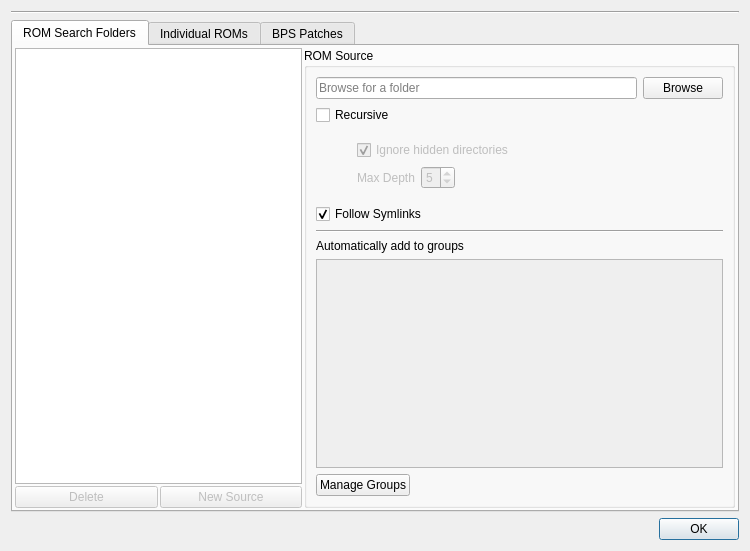
<?xml version="1.0" encoding="UTF-8"?>
<ui version="4.0">
 <class>RomSourceDialog</class>
 <widget class="QDialog" name="RomSourceDialog">
  <property name="geometry">
   <rect>
    <x>0</x>
    <y>0</y>
    <width>750</width>
    <height>551</height>
   </rect>
  </property>
  <property name="windowTitle">
   <string>Manage ROM Sources</string>
  </property>
  <layout class="QVBoxLayout" name="verticalLayout_4">
   <item>
    <widget class="Line" name="line">
     <property name="orientation">
      <enum>Qt::Horizontal</enum>
     </property>
    </widget>
   </item>
   <item>
    <widget class="QTabWidget" name="tabWidget">
     <property name="currentIndex">
      <number>0</number>
     </property>
     <widget class="QWidget" name="searchFoldersTab">
      <attribute name="title">
       <string>ROM Search Folders</string>
      </attribute>
      <layout class="QVBoxLayout" name="verticalLayout_6">
       <property name="spacing">
        <number>2</number>
       </property>
       <property name="leftMargin">
        <number>2</number>
       </property>
       <property name="topMargin">
        <number>2</number>
       </property>
       <property name="rightMargin">
        <number>2</number>
       </property>
       <property name="bottomMargin">
        <number>2</number>
       </property>
       <item>
        <layout class="QHBoxLayout" name="horizontalLayout_5" stretch="2,3">
         <item>
          <layout class="QVBoxLayout" name="verticalLayout_2" stretch="1,0">
           <item>
            <widget class="QListWidget" name="romSourceList">
             <property name="textElideMode">
              <enum>Qt::ElideLeft</enum>
             </property>
            </widget>
           </item>
           <item>
            <layout class="QHBoxLayout" name="horizontalLayout_3">
             <item>
              <widget class="QPushButton" name="deleteSourceButton">
               <property name="enabled">
                <bool>false</bool>
               </property>
               <property name="text">
                <string>Delete</string>
               </property>
               <property name="icon">
                <iconset theme="delete">
                 <normaloff>.</normaloff>.</iconset>
               </property>
              </widget>
             </item>
             <item>
              <widget class="QPushButton" name="addSourceButton">
               <property name="enabled">
                <bool>false</bool>
               </property>
               <property name="text">
                <string>New Source</string>
               </property>
               <property name="icon">
                <iconset theme="list-add">
                 <normaloff>.</normaloff>.</iconset>
               </property>
              </widget>
             </item>
            </layout>
           </item>
          </layout>
         </item>
         <item>
          <widget class="QGroupBox" name="groupBox">
           <property name="sizePolicy">
            <sizepolicy hsizetype="Preferred" vsizetype="MinimumExpanding">
             <horstretch>0</horstretch>
             <verstretch>0</verstretch>
            </sizepolicy>
           </property>
           <property name="title">
            <string>ROM Source</string>
           </property>
           <layout class="QVBoxLayout" name="verticalLayout_3">
            <item>
             <layout class="QHBoxLayout" name="horizontalLayout_4">
              <item>
               <widget class="QLineEdit" name="sourcePath">
                <property name="readOnly">
                 <bool>true</bool>
                </property>
                <property name="placeholderText">
                 <string>Browse for a folder</string>
                </property>
               </widget>
              </item>
              <item>
               <widget class="QPushButton" name="browseButton">
                <property name="text">
                 <string>Browse</string>
                </property>
                <property name="icon">
                 <iconset theme="document-open">
                  <normaloff>.</normaloff>.</iconset>
                </property>
               </widget>
              </item>
             </layout>
            </item>
            <item>
             <widget class="QCheckBox" name="recursiveCheckbox">
              <property name="toolTip">
               <string>Also scan all subfolders</string>
              </property>
              <property name="text">
               <string>Recursive</string>
              </property>
             </widget>
            </item>
            <item>
             <layout class="QHBoxLayout" name="horizontalLayout_2">
              <item>
               <spacer name="horizontalSpacer">
                <property name="orientation">
                 <enum>Qt::Horizontal</enum>
                </property>
                <property name="sizeType">
                 <enum>QSizePolicy::Fixed</enum>
                </property>
                <property name="sizeHint" stdset="0">
                 <size>
                  <width>32</width>
                  <height>20</height>
                 </size>
                </property>
               </spacer>
              </item>
              <item>
               <widget class="QFrame" name="recursiveSearchOptions">
                <property name="enabled">
                 <bool>false</bool>
                </property>
                <layout class="QVBoxLayout" name="verticalLayout">
                 <item>
                  <widget class="QCheckBox" name="ignoreHiddenCheckbox">
                   <property name="toolTip">
                    <string>Ignore directories that begin with a period character</string>
                   </property>
                   <property name="text">
                    <string>Ignore hidden directories</string>
                   </property>
                   <property name="checked">
                    <bool>true</bool>
                   </property>
                  </widget>
                 </item>
                 <item>
                  <layout class="QHBoxLayout" name="horizontalLayout">
                   <item>
                    <widget class="QLabel" name="label">
                     <property name="text">
                      <string>Max Depth</string>
                     </property>
                    </widget>
                   </item>
                   <item>
                    <widget class="QSpinBox" name="maxDepthSpinner">
                     <property name="minimum">
                      <number>2</number>
                     </property>
                     <property name="maximum">
                      <number>9</number>
                     </property>
                     <property name="value">
                      <number>5</number>
                     </property>
                    </widget>
                   </item>
                   <item>
                    <spacer name="horizontalSpacer_2">
                     <property name="orientation">
                      <enum>Qt::Horizontal</enum>
                     </property>
                     <property name="sizeHint" stdset="0">
                      <size>
                       <width>40</width>
                       <height>20</height>
                      </size>
                     </property>
                    </spacer>
                   </item>
                  </layout>
                 </item>
                </layout>
               </widget>
              </item>
              <item>
               <spacer name="horizontalSpacer_3">
                <property name="orientation">
                 <enum>Qt::Horizontal</enum>
                </property>
                <property name="sizeHint" stdset="0">
                 <size>
                  <width>40</width>
                  <height>20</height>
                 </size>
                </property>
               </spacer>
              </item>
             </layout>
            </item>
            <item>
             <widget class="QCheckBox" name="followSymlinksCheckbox">
              <property name="toolTip">
               <string>Follow symbolic links to folders and ROMs</string>
              </property>
              <property name="text">
               <string>Follow Symlinks</string>
              </property>
              <property name="checked">
               <bool>true</bool>
              </property>
             </widget>
            </item>
            <item>
             <widget class="Line" name="line_2">
              <property name="orientation">
               <enum>Qt::Horizontal</enum>
              </property>
             </widget>
            </item>
            <item>
             <widget class="QLabel" name="label_2">
              <property name="text">
               <string>Automatically add to groups</string>
              </property>
              <property name="buddy">
               <cstring>groupListContainer</cstring>
              </property>
             </widget>
            </item>
            <item>
             <widget class="QScrollArea" name="groupListContainer">
              <property name="horizontalScrollBarPolicy">
               <enum>Qt::ScrollBarAlwaysOff</enum>
              </property>
              <property name="widgetResizable">
               <bool>true</bool>
              </property>
              <widget class="QWidget" name="groupList">
               <property name="geometry">
                <rect>
                 <x>0</x>
                 <y>0</y>
                 <width>411</width>
                 <height>148</height>
                </rect>
               </property>
               <layout class="QVBoxLayout" name="verticalLayout_5"/>
              </widget>
             </widget>
            </item>
            <item>
             <layout class="QHBoxLayout" name="horizontalLayout_6">
              <item>
               <widget class="QPushButton" name="manageGroupsButton">
                <property name="text">
                 <string>Manage Groups</string>
                </property>
               </widget>
              </item>
              <item>
               <spacer name="horizontalSpacer_4">
                <property name="orientation">
                 <enum>Qt::Horizontal</enum>
                </property>
                <property name="sizeHint" stdset="0">
                 <size>
                  <width>40</width>
                  <height>20</height>
                 </size>
                </property>
               </spacer>
              </item>
             </layout>
            </item>
           </layout>
          </widget>
         </item>
        </layout>
       </item>
      </layout>
     </widget>
     <widget class="QWidget" name="individualRomsTab">
      <attribute name="title">
       <string>Individual ROMs</string>
      </attribute>
      <layout class="QVBoxLayout" name="verticalLayout_7">
       <property name="spacing">
        <number>2</number>
       </property>
       <property name="leftMargin">
        <number>2</number>
       </property>
       <property name="topMargin">
        <number>2</number>
       </property>
       <property name="rightMargin">
        <number>2</number>
       </property>
       <property name="bottomMargin">
        <number>2</number>
       </property>
       <item>
        <widget class="QListWidget" name="additionalRomsList"/>
       </item>
       <item>
        <layout class="QHBoxLayout" name="horizontalLayout_7" stretch="1,1">
         <item>
          <layout class="QHBoxLayout" name="horizontalLayout_8">
           <item>
            <widget class="QPushButton" name="forgetRomButton">
             <property name="enabled">
              <bool>false</bool>
             </property>
             <property name="text">
              <string>Forget Selected ROM</string>
             </property>
             <property name="icon">
              <iconset theme="delete">
               <normaloff>.</normaloff>.</iconset>
             </property>
            </widget>
           </item>
           <item>
            <widget class="QPushButton" name="addRomButton">
             <property name="text">
              <string>Add New ROM(s)</string>
             </property>
             <property name="icon">
              <iconset theme="list-add">
               <normaloff>.</normaloff>.</iconset>
             </property>
            </widget>
           </item>
          </layout>
         </item>
         <item>
          <spacer name="horizontalSpacer_5">
           <property name="orientation">
            <enum>Qt::Horizontal</enum>
           </property>
           <property name="sizeHint" stdset="0">
            <size>
             <width>40</width>
             <height>20</height>
            </size>
           </property>
          </spacer>
         </item>
        </layout>
       </item>
      </layout>
     </widget>
     <widget class="QWidget" name="bpsPatchTab">
      <attribute name="title">
       <string>BPS Patches</string>
      </attribute>
      <layout class="QHBoxLayout" name="horizontalLayout_12">
       <property name="leftMargin">
        <number>2</number>
       </property>
       <property name="topMargin">
        <number>2</number>
       </property>
       <property name="rightMargin">
        <number>2</number>
       </property>
       <property name="bottomMargin">
        <number>2</number>
       </property>
       <item>
        <widget class="QFrame" name="verticalFrame">
         <property name="minimumSize">
          <size>
           <width>500</width>
           <height>0</height>
          </size>
         </property>
         <layout class="QVBoxLayout" name="verticalLayout_9">
          <item>
           <layout class="QHBoxLayout" name="horizontalLayout_9">
            <item>
             <widget class="QLabel" name="label_3">
              <property name="text">
               <string>Patch File</string>
              </property>
             </widget>
            </item>
            <item>
             <widget class="QLineEdit" name="patchFilePath">
              <property name="readOnly">
               <bool>true</bool>
              </property>
             </widget>
            </item>
            <item>
             <widget class="QPushButton" name="patchFileBrowseButton">
              <property name="text">
               <string>Browse</string>
              </property>
              <property name="icon">
               <iconset theme="document-open">
                <normaloff>.</normaloff>.</iconset>
              </property>
             </widget>
            </item>
           </layout>
          </item>
          <item>
           <widget class="QGroupBox" name="groupBox_2">
            <property name="title">
             <string>Base ROM</string>
            </property>
            <layout class="QVBoxLayout" name="verticalLayout_8">
             <item>
              <widget class="QRadioButton" name="autoBaseRomRadio">
               <property name="text">
                <string>Automatic (Search Existing ROMs)</string>
               </property>
               <property name="checked">
                <bool>true</bool>
               </property>
               <attribute name="buttonGroup">
                <string notr="true">baseRomRadioGroup</string>
               </attribute>
              </widget>
             </item>
             <item>
              <widget class="QRadioButton" name="manualBaseRomRadio">
               <property name="text">
                <string>Provided ROM:</string>
               </property>
               <attribute name="buttonGroup">
                <string notr="true">baseRomRadioGroup</string>
               </attribute>
              </widget>
             </item>
             <item>
              <widget class="QFrame" name="baseRomGroup">
               <property name="enabled">
                <bool>false</bool>
               </property>
               <layout class="QHBoxLayout" name="horizontalLayout_10" stretch="0,1,0">
                <item>
                 <spacer name="horizontalSpacer_6">
                  <property name="orientation">
                   <enum>Qt::Horizontal</enum>
                  </property>
                  <property name="sizeType">
                   <enum>QSizePolicy::Fixed</enum>
                  </property>
                  <property name="sizeHint" stdset="0">
                   <size>
                    <width>32</width>
                    <height>1</height>
                   </size>
                  </property>
                 </spacer>
                </item>
                <item>
                 <widget class="QLineEdit" name="baseRomPath">
                  <property name="readOnly">
                   <bool>true</bool>
                  </property>
                 </widget>
                </item>
                <item>
                 <widget class="QPushButton" name="baseRomBrowseButton">
                  <property name="text">
                   <string>Browse</string>
                  </property>
                  <property name="icon">
                   <iconset theme="document-open">
                    <normaloff>.</normaloff>.</iconset>
                  </property>
                 </widget>
                </item>
               </layout>
              </widget>
             </item>
            </layout>
           </widget>
          </item>
          <item>
           <layout class="QHBoxLayout" name="horizontalLayout_11">
            <item>
             <widget class="QPushButton" name="applyPatchButton">
              <property name="minimumSize">
               <size>
                <width>150</width>
                <height>0</height>
               </size>
              </property>
              <property name="font">
               <font>
                <pointsize>16</pointsize>
               </font>
              </property>
              <property name="text">
               <string>Apply Patch</string>
              </property>
             </widget>
            </item>
            <item>
             <spacer name="horizontalSpacer_7">
              <property name="orientation">
               <enum>Qt::Horizontal</enum>
              </property>
              <property name="sizeHint" stdset="0">
               <size>
                <width>40</width>
                <height>20</height>
               </size>
              </property>
             </spacer>
            </item>
           </layout>
          </item>
          <item>
           <spacer name="verticalSpacer">
            <property name="orientation">
             <enum>Qt::Vertical</enum>
            </property>
            <property name="sizeHint" stdset="0">
             <size>
              <width>20</width>
              <height>40</height>
             </size>
            </property>
           </spacer>
          </item>
         </layout>
        </widget>
       </item>
       <item>
        <spacer name="horizontalSpacer_8">
         <property name="orientation">
          <enum>Qt::Horizontal</enum>
         </property>
         <property name="sizeHint" stdset="0">
          <size>
           <width>217</width>
           <height>20</height>
          </size>
         </property>
        </spacer>
       </item>
      </layout>
     </widget>
    </widget>
   </item>
   <item>
    <widget class="QDialogButtonBox" name="buttonBox">
     <property name="orientation">
      <enum>Qt::Horizontal</enum>
     </property>
     <property name="standardButtons">
      <set>QDialogButtonBox::Ok</set>
     </property>
    </widget>
   </item>
  </layout>
 </widget>
 <tabstops>
  <tabstop>tabWidget</tabstop>
  <tabstop>romSourceList</tabstop>
  <tabstop>deleteSourceButton</tabstop>
  <tabstop>addSourceButton</tabstop>
  <tabstop>sourcePath</tabstop>
  <tabstop>browseButton</tabstop>
  <tabstop>recursiveCheckbox</tabstop>
  <tabstop>ignoreHiddenCheckbox</tabstop>
  <tabstop>maxDepthSpinner</tabstop>
  <tabstop>followSymlinksCheckbox</tabstop>
  <tabstop>groupListContainer</tabstop>
  <tabstop>manageGroupsButton</tabstop>
  <tabstop>additionalRomsList</tabstop>
  <tabstop>forgetRomButton</tabstop>
  <tabstop>addRomButton</tabstop>
  <tabstop>patchFilePath</tabstop>
  <tabstop>patchFileBrowseButton</tabstop>
  <tabstop>autoBaseRomRadio</tabstop>
  <tabstop>manualBaseRomRadio</tabstop>
  <tabstop>baseRomPath</tabstop>
  <tabstop>baseRomBrowseButton</tabstop>
  <tabstop>applyPatchButton</tabstop>
 </tabstops>
 <resources/>
 <connections>
  <connection>
   <sender>buttonBox</sender>
   <signal>accepted()</signal>
   <receiver>RomSourceDialog</receiver>
   <slot>accept()</slot>
   <hints>
    <hint type="sourcelabel">
     <x>260</x>
     <y>544</y>
    </hint>
    <hint type="destinationlabel">
     <x>157</x>
     <y>274</y>
    </hint>
   </hints>
  </connection>
  <connection>
   <sender>buttonBox</sender>
   <signal>rejected()</signal>
   <receiver>RomSourceDialog</receiver>
   <slot>reject()</slot>
   <hints>
    <hint type="sourcelabel">
     <x>328</x>
     <y>544</y>
    </hint>
    <hint type="destinationlabel">
     <x>286</x>
     <y>274</y>
    </hint>
   </hints>
  </connection>
  <connection>
   <sender>recursiveCheckbox</sender>
   <signal>toggled(bool)</signal>
   <receiver>recursiveSearchOptions</receiver>
   <slot>setEnabled(bool)</slot>
   <hints>
    <hint type="sourcelabel">
     <x>693</x>
     <y>137</y>
    </hint>
    <hint type="destinationlabel">
     <x>547</x>
     <y>218</y>
    </hint>
   </hints>
  </connection>
  <connection>
   <sender>browseButton</sender>
   <signal>clicked()</signal>
   <receiver>RomSourceDialog</receiver>
   <slot>browse()</slot>
   <hints>
    <hint type="sourcelabel">
     <x>727</x>
     <y>108</y>
    </hint>
    <hint type="destinationlabel">
     <x>749</x>
     <y>25</y>
    </hint>
   </hints>
  </connection>
  <connection>
   <sender>addSourceButton</sender>
   <signal>clicked()</signal>
   <receiver>RomSourceDialog</receiver>
   <slot>addSource()</slot>
   <hints>
    <hint type="sourcelabel">
     <x>297</x>
     <y>486</y>
    </hint>
    <hint type="destinationlabel">
     <x>4</x>
     <y>430</y>
    </hint>
   </hints>
  </connection>
  <connection>
   <sender>deleteSourceButton</sender>
   <signal>clicked()</signal>
   <receiver>RomSourceDialog</receiver>
   <slot>deleteSource()</slot>
   <hints>
    <hint type="sourcelabel">
     <x>76</x>
     <y>486</y>
    </hint>
    <hint type="destinationlabel">
     <x>4</x>
     <y>409</y>
    </hint>
   </hints>
  </connection>
  <connection>
   <sender>romSourceList</sender>
   <signal>itemSelectionChanged()</signal>
   <receiver>RomSourceDialog</receiver>
   <slot>sourceSelected()</slot>
   <hints>
    <hint type="sourcelabel">
     <x>166</x>
     <y>165</y>
    </hint>
    <hint type="destinationlabel">
     <x>3</x>
     <y>138</y>
    </hint>
   </hints>
  </connection>
  <connection>
   <sender>manageGroupsButton</sender>
   <signal>clicked()</signal>
   <receiver>RomSourceDialog</receiver>
   <slot>manageGroups()</slot>
   <hints>
    <hint type="sourcelabel">
     <x>428</x>
     <y>479</y>
    </hint>
    <hint type="destinationlabel">
     <x>749</x>
     <y>379</y>
    </hint>
   </hints>
  </connection>
  <connection>
   <sender>buttonBox</sender>
   <signal>accepted()</signal>
   <receiver>RomSourceDialog</receiver>
   <slot>save()</slot>
   <hints>
    <hint type="sourcelabel">
     <x>706</x>
     <y>544</y>
    </hint>
    <hint type="destinationlabel">
     <x>748</x>
     <y>419</y>
    </hint>
   </hints>
  </connection>
  <connection>
   <sender>forgetRomButton</sender>
   <signal>clicked()</signal>
   <receiver>RomSourceDialog</receiver>
   <slot>forgetRom()</slot>
   <hints>
    <hint type="sourcelabel">
     <x>59</x>
     <y>474</y>
    </hint>
    <hint type="destinationlabel">
     <x>3</x>
     <y>487</y>
    </hint>
   </hints>
  </connection>
  <connection>
   <sender>addRomButton</sender>
   <signal>clicked()</signal>
   <receiver>RomSourceDialog</receiver>
   <slot>addRom()</slot>
   <hints>
    <hint type="sourcelabel">
     <x>370</x>
     <y>496</y>
    </hint>
    <hint type="destinationlabel">
     <x>3</x>
     <y>458</y>
    </hint>
   </hints>
  </connection>
  <connection>
   <sender>additionalRomsList</sender>
   <signal>itemSelectionChanged()</signal>
   <receiver>RomSourceDialog</receiver>
   <slot>romSelected()</slot>
   <hints>
    <hint type="sourcelabel">
     <x>385</x>
     <y>126</y>
    </hint>
    <hint type="destinationlabel">
     <x>745</x>
     <y>118</y>
    </hint>
   </hints>
  </connection>
  <connection>
   <sender>patchFileBrowseButton</sender>
   <signal>clicked()</signal>
   <receiver>RomSourceDialog</receiver>
   <slot>browseForPatch()</slot>
   <hints>
    <hint type="sourcelabel">
     <x>446</x>
     <y>69</y>
    </hint>
    <hint type="destinationlabel">
     <x>747</x>
     <y>102</y>
    </hint>
   </hints>
  </connection>
  <connection>
   <sender>baseRomBrowseButton</sender>
   <signal>clicked()</signal>
   <receiver>RomSourceDialog</receiver>
   <slot>browseForBaseRom()</slot>
   <hints>
    <hint type="sourcelabel">
     <x>473</x>
     <y>209</y>
    </hint>
    <hint type="destinationlabel">
     <x>748</x>
     <y>211</y>
    </hint>
   </hints>
  </connection>
  <connection>
   <sender>applyPatchButton</sender>
   <signal>clicked()</signal>
   <receiver>RomSourceDialog</receiver>
   <slot>applyPatch()</slot>
   <hints>
    <hint type="sourcelabel">
     <x>122</x>
     <y>253</y>
    </hint>
    <hint type="destinationlabel">
     <x>746</x>
     <y>282</y>
    </hint>
   </hints>
  </connection>
 </connections>
 <slots>
  <slot>browse()</slot>
  <slot>addSource()</slot>
  <slot>deleteSource()</slot>
  <slot>sourceSelected()</slot>
  <slot>manageGroups()</slot>
  <slot>save()</slot>
  <slot>addRom()</slot>
  <slot>forgetRom()</slot>
  <slot>romSelected()</slot>
  <slot>browseForPatch()</slot>
  <slot>browseForBaseRom()</slot>
  <slot>applyPatch()</slot>
 </slots>
 <buttongroups>
  <buttongroup name="baseRomRadioGroup"/>
 </buttongroups>
</ui>
